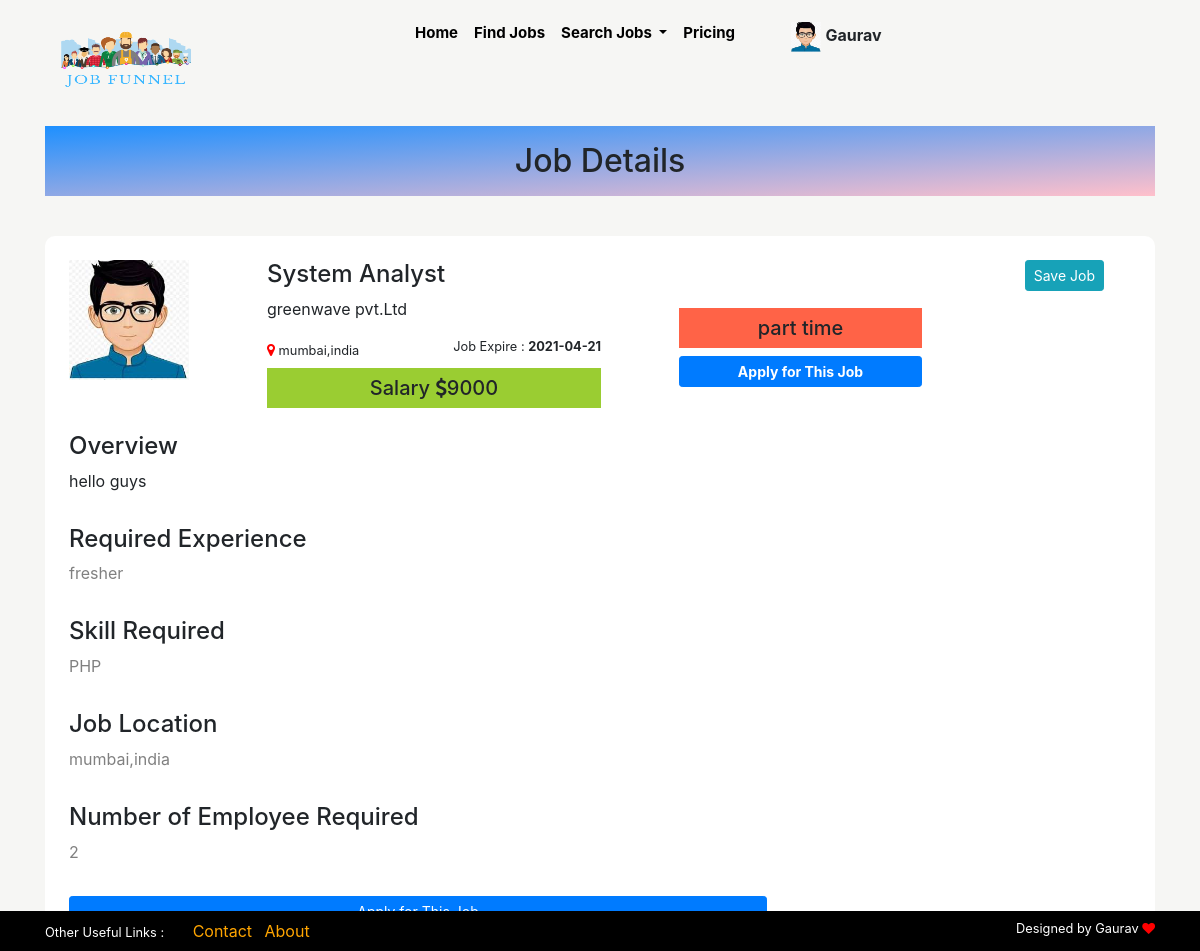
/job-details.php?job_id=1 (signed in), run on the app's committed database.
### tables this page shows
CREATE TABLE `post_job` (
  `job_id` int(10) NOT NULL,
  `category` varchar(30) NOT NULL,
  `job_title` varchar(20) NOT NULL,
  `job_type` varchar(10) NOT NULL,
  `salary` bigint(20) NOT NULL,
  `skill_required` varchar(30) NOT NULL,
  `exp_required` varchar(30) NOT NULL,
  `job_location` varchar(20) NOT NULL,
  `job_exp_date` date NOT NULL,
  `emp_required` int(10) NOT NULL,
  `comp_name` varchar(30) NOT NULL,
  `comp_email` varchar(50) NOT NULL,
  `job_description` varchar(50) NOT NULL
);

### job-details.php (the view, shortened to what this page needs)
<!DOCTYPE html>
<html lang="en">
<head>
    <link rel="stylesheet" href="https://stackpath.bootstrapcdn.com/bootstrap/4.4.1/css/bootstrap.min.css">
    <link rel="stylesheet" href="https://stackpath.bootstrapcdn.com/font-awesome/4.7.0/css/font-awesome.min.css">
</head>
<body>
    <?php
    include 'employee-header.php';
    ?>
    <div class="container-fluid">
        <div class="container">
            <div class="heading">
                <h2 class="p-3 text-center">Job Details</h2>
            </div>
            <?php
            $id = $_GET['job_id'];
            include 'connection.php';
            if ($conn) {
                $sql = "SELECT * FROM post_job WHERE job_id = {$id}";
                $result = mysqli_query($conn, $sql);
                if (mysqli_num_rows($result) > 0) {
                    $row = mysqli_fetch_assoc($result);
            ?>
                    <section>
                        <div class="container p-4">
                            <div class="row">
                                <div class="col-md-2">
                                    <img src="images/user-image.jpg" alt="" width="120px" height="120px">
                                </div>
                                <div class="col-md-4 ml-3">
                                    <h4 style="text-transform: capitalize;"><?php echo $row['category']; ?></h4>
                                    <p><?php echo $row['comp_name']; ?></p>
                                    <small><i class="fa fa-map-marker icon" style="font-size:14px; color:red;"></i> <?php echo $row['job_location']; ?></small>
                                    <small style="float:right;">Job Expire : <b><?php echo $row['job_exp_date']; ?></b></small>
                                    <div style=" background-color:yellowgreen; margin-top:7px;">
                                        <h5 class="p-2 text-center text-grey">Salary <i class="fa fa-dollar icon"></i><?php echo $row['salary']; ?></h5>
                                    </div>
                                </div>
                                <div class="col-md-3 mt-5 ml-5">
                                    <div style=" background-color:tomato;">
                                        <h5 class="p-2 text-center text-grey"><?php echo $row['job_type']; ?></h5>
                                    </div>
                                    <a href="#" class="btn btn-primary btn-sm w-100"><b>Apply for This Job</b></a>
                                </div>
                                <div class="col-md-2">
                                    <a href="#" class="btn btn-sm btn-info" style="float:right;">Save Job</a>
                                </div>
                            </div>
                            <div class="row mt-3">
                                <div class="col-md-8">
                                    <h4>Overview</h4>
                                    <p><?php echo $row['job_description']; ?></p>
                                </div>
                            </div>
                            <div class="row mt-3">
                                <div class="col-md-8">
                                    <h4>Required Experience</h4>
                                    <p style="color:grey;"><?php echo $row['exp_required']; ?></p>
                                </div>
                            </div>
                            <div class="row mt-3">
                                <div class="col-md-8">
                                    <h4>Skill Required</h4>
                                    <p style="color:grey;"><?php echo $row['skill_required']; ?></p>
                                </div>
                            </div>
                            <div class="row mt-3">
                                <div class="col-md-8">
                                    <h4>Job Location</h4>
                                    <p style="color:grey;"><?php echo $row['job_location']; ?></p>
                                </div>
                            </div>
                            <div class="row mt-3">
                                <div class="col-md-8">
                                    <h4>Number of Employee Required</h4>
                                    <p style="color:grey;"><?php echo $row['emp_required']; ?></p>
                                </div>
                            </div>
                            <div class="row mt-3">
                                <div class="col-md-8">
                                    <a href="#" role="button" class="btn btn-primary btn-sm w-100">Apply for This Job</a>
                                </div>
                            </div>
                        </div>
                    </section>
            <?php
                }
            }
            ?>
        </div>
    </div>
    <?php
    include 'footer.php';
    ?>
</body>
</html>

### job-details.php (style rules this page uses)
.heading { background-image: linear-gradient(to bottom right, dodgerblue, pink); height: 70px !important; }
body { background-color: #F6F6F4; }
section { background-color: white; margin-top: 40px; border-radius: 10px; }

### data on the page
post_job: category "System Analyst", comp_name "greenwave pvt.Ltd", job_location "mumbai,india", job_exp_date "2021-04-21", salary "9000", job_type "part time", job_description "hello guys", exp_required "fresher", skill_required "PHP", emp_required "2"

### other printed values
$_SESSION['candi_name'] "Gaurav"
